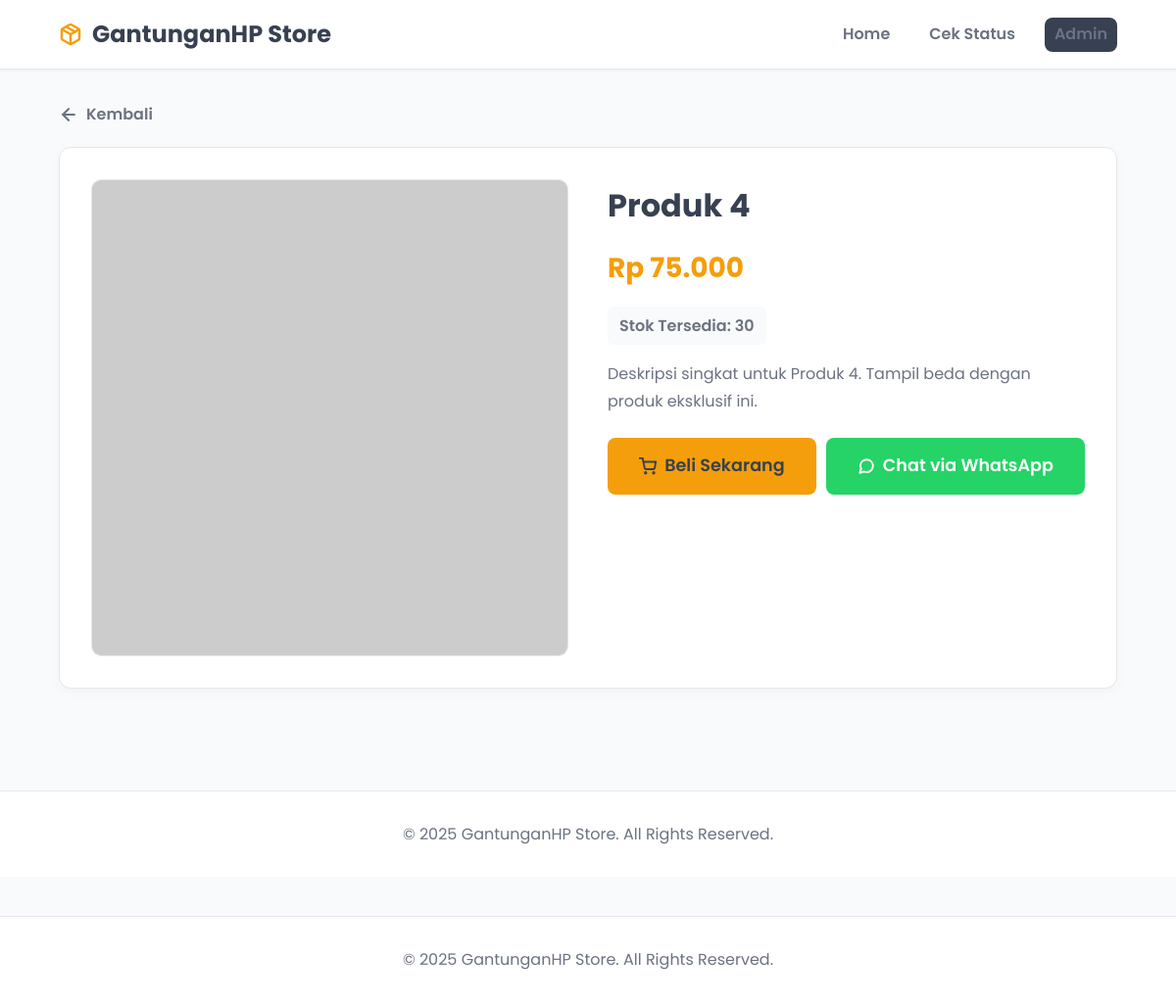
Page /product-detail.php?id=4 on the committed database.
### tables this page shows
CREATE TABLE `produk` (
  `id` int(11) NOT NULL AUTO_INCREMENT,
  `nama_produk` varchar(255) NOT NULL,
  `harga` int(11) NOT NULL,
  `stok` int(11) NOT NULL,
  `deskripsi` text NOT NULL,
  `gambar` varchar(255) NOT NULL,
  PRIMARY KEY (`id`)
);

### product-detail.php (the view, shortened to what this page needs)
<?php
require 'config/database.php';
$id = isset($_GET['id']) ? (int)$_GET['id'] : 0;
$produk = null;
if ($id > 0) {
    $sql = "SELECT * FROM produk WHERE id = $id";
    $result = mysqli_query($koneksi, $sql);
    $produk = mysqli_fetch_assoc($result);
}
include 'includes/header.php';
?>
<a href="javascript:history.back()" class="back-button">
    <i data-feather="arrow-left"></i> Kembali
</a>
<div class="product-detail-container">
    <div class="product-detail-image">
        <?php
        $gambar_url = $produk['gambar'];
        ?>
        <img src="<?php echo $gambar_url; ?>" alt="<?php echo htmlspecialchars($produk['nama_produk']); ?>">
    </div>
    <div class="product-detail-info">
        <h1 class="product-name"><?php echo htmlspecialchars($produk['nama_produk']); ?></h1>
        <p class="product-price">Rp <?php echo number_format($produk['harga'], 0, ',', '.'); ?></p>
        <p class="product-stock">Stok Tersedia: <?php echo $produk['stok']; ?></p>
        <div class="product-description">
            <p><?php echo nl2br(htmlspecialchars($produk['deskripsi'])); ?></p>
        </div>
        <div class="product-detail-actions">
            <?php if ($produk['stok'] > 0): ?>
                <a href="checkout.php?id=<?php echo $produk['id']; ?>" class="btn btn-icon" style="padding: 14px 28px; font-size: 1.1rem;">
                    <i data-feather="shopping-cart"></i> Beli Sekarang
                </a>
            <?php else: ?>
                <p class="btn btn-secondary" style="cursor: not-allowed; background: #ccc; padding: 14px 28px; font-size: 1.1rem;">Stok Habis</p>
            <?php endif; ?>
            <?php
                $nomor_wa = "6281234567890";
                $nama_produk_url = urlencode($produk['nama_produk']);
                $pesan_wa = "Halo, saya tertarik dengan produk \"{$nama_produk_url}\". Apakah saya bisa melihat product lebih jelas?";
                $link_wa = "https://api.whatsapp.com/send?phone={$nomor_wa}&text={$pesan_wa}";
            ?>
            <a href="<?php echo $link_wa; ?>" target="_blank" class="btn btn-icon btn-whatsapp" style="padding: 14px 28px; font-size: 1.1rem;">
                <i data-feather="message-circle"></i> Chat via WhatsApp
            </a>
        </div>
    </div>
</div>
<?php
include 'includes/footer.php';
?>

### assets/css/style.css (style rules this page uses)
:root { --primary: #F59E0B; --primary-dark: #D97706; --secondary: #374151; --text-light: #6B7280; --bg-light: #F9FAFB; --bg-white: #FFFFFF; --border-color: #E5E7EB; --bg-navbar: #E5E7EB; --status-menunggu: #F59E0B; --status-berhasil: #10B981; --status-gagal: #EF4444; --whatsapp: #25D366; --whatsapp-dark: #128C7E; }
* { margin: 0; padding: 0; box-sizing: border-box; }
body { font-family: 'Poppins', sans-serif; background-color: var(--bg-light); color: var(--secondary); line-height: 1.7; }
html { scroll-behavior: smooth; }
img { max-width: 100%; height: auto; display: block; }
a { text-decoration: none; color: var(--primary); transition: color 0.3s ease; }
.btn { display: inline-block; padding: 12px 24px; font-size: 1rem; font-weight: 600; text-decoration: none; color: var(--secondary); background-color: var(--primary); border: none; border-radius: 8px; cursor: pointer; transition: all 0.3s ease; text-align: center; }
.btn-whatsapp { background-color: var(--whatsapp); color: var(--bg-white); }
.btn-icon { display: inline-flex; align-items: center; justify-content: center; gap: 8px; }
.btn-icon svg { width: 18px; height: 18px; stroke-width: 2.5px; }
.product-detail-actions { display: flex; flex-wrap: wrap; gap: 10px; }
.product-detail-actions .btn { padding: 14px 28px; font-size: 1.1rem; flex-grow: 1; }
.product-detail-container { display: flex; gap: 40px; align-items: flex-start; background: var(--bg-white); padding: 32px; border-radius: 12px; border: 1px solid var(--border-color); box-shadow: 0 4px 12px rgba(0, 0, 0, 0.03); }
.product-detail-image { flex-basis: 50%; border-radius: 10px; overflow: hidden; border: 1px solid var(--border-color); }
.product-detail-image img { width: 100%; aspect-ratio: 1/1; object-fit: cover; }
.product-detail-info { flex-basis: 50%; }
.product-name { font-size: 2rem; font-weight: 700; margin-bottom: 12px; }
.product-price { font-size: 1.75rem; font-weight: 700; color: var(--primary); margin-bottom: 16px; }
.product-stock { font-size: 1rem; font-weight: 600; color: var(--text-light); margin-bottom: 16px; display: inline-block; background: var(--bg-light); padding: 6px 12px; border-radius: 6px; }
.product-description { font-size: 1rem; color: var(--text-light); margin-bottom: 24px; }
.back-button { display: inline-flex; align-items: center; text-decoration: none; font-weight: 600; color: var(--text-light); margin-bottom: 20px; transition: color 0.3s ease; }
.back-button svg { width: 20px; height: 20px; margin-right: 8px; stroke-width: 2.5px; }

### rows in the picture
produk: nama_produk "Produk 4", harga "75.000", stok "30", deskripsi "Deskripsi singkat untuk Produk 4. Tampil beda dengan produk eksklusif ini."
